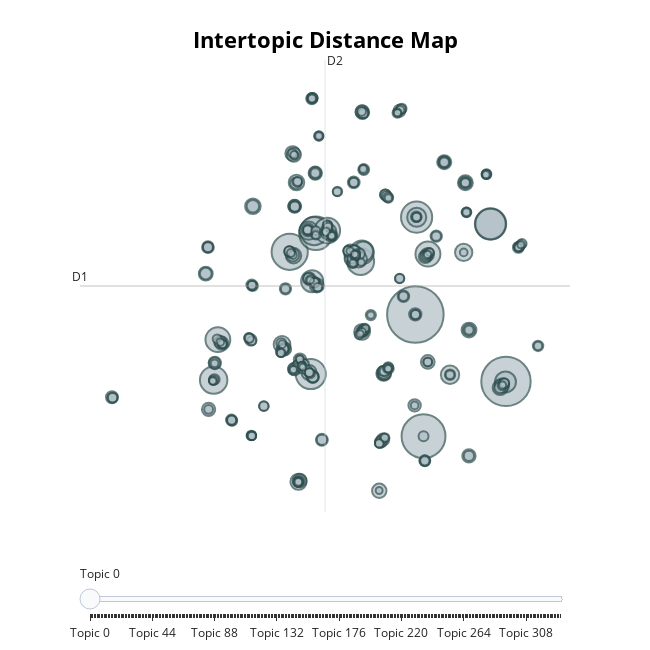

Notebook code cell kept with this figure:
### Code cell
model_topic.visualize_topics()
